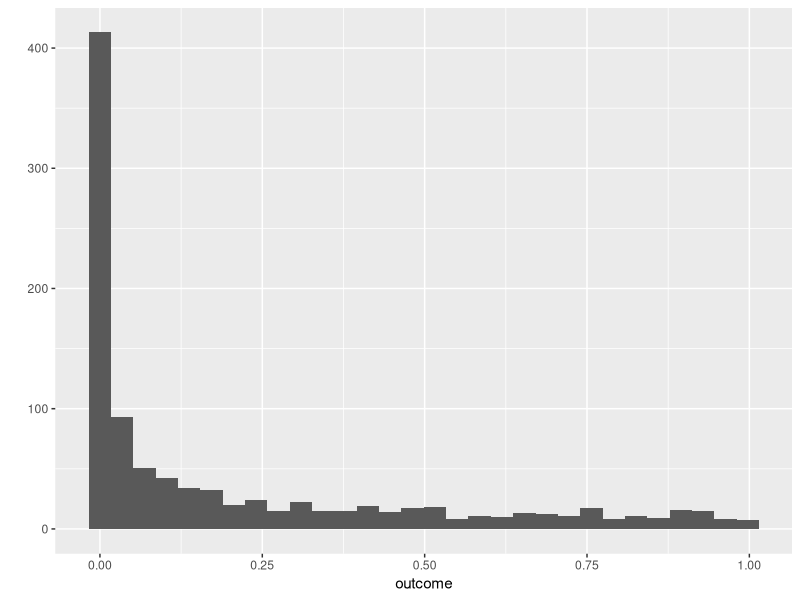
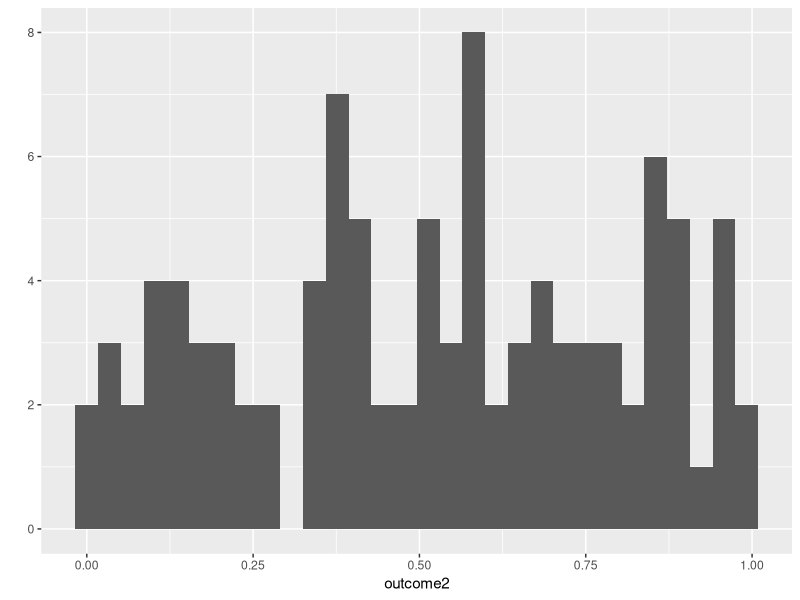

Write R code to recreate these figures, in order.
# Here we will use R to simulate some data, to show the pitfalls of ignoring clustered errors. 

# First we create a list called outcome, which will hold the result of each simulation. 
outcome <- list()

# We run a for loop, simulating the data 1000 times. 
for (i in 1:1000) {
  
  # We create a data frame where each individual is a member of a group of 30. Each group has some clustering
  # on the IV and the DV, represented by group_IV_error and group_DV_error. This represents participants within
  # the groups being more similar on these traits than they would be otherwise. 
  individual <- data.frame(groupcode = rep(1:30, each = 30), group_IV_error = rep(rnorm(30), each = 30),
                           group_DV_error = rep(rnorm(30), each = 30))
  
  # Now each individual is given their own score on the IV and the DV - this consists of their person-level
  # error, and the group-level error.
  individual$IV <- rnorm(900) + individual$group_IV_error
  individual$DV <- rnorm(900) + individual$group_DV_error 
  
  # Notice that we haven't simulated any link between the IV and the DV. The true value of the relationship
  # is zero. This is a good way to test whether a statistical model is giving the correct error rate. In theory,
  # only 5% of our p values should be below .05. 
  summary(lm(DV ~ IV, data = individual))
  
  # At the end of each loop, we fit a model and save the p value for IV.
  outcome[[i]] <- (summary(lm(DV ~ IV, data = individual))$coefficients["IV", 4])
}

# Now we take out p values out of list format and into a single vector using the unlist command
outcome <- unlist(outcome)

# We can use table to check the percentage of our p values that are less than .05. You should see that
# around 50% of the p values are less than .05, despite our null true effect. This corresponds to a 50%
# false positive rate.
table(outcome < .05)


require(ggplot2)

# We can also plot the p values to get a visual feel for this effect. 
qplot(outcome)


# Why does this happen? Well, because participants are clustered into groups, and share group-level errors.
# since there are only 30 group level errors for IV and DV in each simulation, it's easy for there to be
# a small spurious trend at the group level. Of course, since the N in that group-level regression would be
# 30, a regression that could see this would discount it. However, when we do a standard regression at level
# 1 and ignore the clustering, the model can't see those 30 shared errors, and instead sees 900 independent
# errors. If they mostly trend in the same direction (because of the shared group errors) the model will see it
# as unlikely and incorrectly reject Ho. 


# To address this problem, we can fit a multilevel model using lme4. Install the lme4 package if you haven't
# already, and load it with require. 
require(lme4)

# We'll also want to install and load lmerTest, which adds p values to lmer output (they're not printed 
# by default for fairly high-level reasons, which I'll discuss in class). 
install.packages('lmerTest')
require(lmerTest)

outcome2 <- list()

# We run a for loop, simulating the data 100 times - it takes longer to run multilevel models, since they're more
# complicated.
for (i in 1:100) {
  
  # We create a data frame where each individual is a member of a group of 30. Each group has some clustering
  # on the IV and the DV, represented by group_IV_error and group_DV_error. This represents participants within
  # the groups being more similar on these traits than they would be otherwise. 
  individual <- data.frame(groupcode = rep(1:30, each = 30), group_IV_error = rep(rnorm(30), each = 30),
                           group_DV_error = rep(rnorm(30), each = 30))
  
  # Now each individual is given their own score on the IV and the DV - this consists of their person-level
  # error, and the group-level error.
  individual$IV <- rnorm(900) + individual$group_IV_error
  individual$DV <- rnorm(900) + individual$group_DV_error 
  
  # Notice that we haven't simulated any link between the IV and the DV. The true value of the relationship
  # is zero. This is a good way to test whether a statistical model is giving the correct error rate. In theory,
  # only 5% of our p values should be below .05. 
  summary(lm(DV ~ IV, data = individual))
  
  # At the end of each loop, we fit a model and save the p value for IV. Here, instead of a linear model, 
  # we're properly fitting a multilevel model. 
  outcome2[[i]] <- coef(summary(lmer(DV ~ IV + (1|groupcode), data = individual)))['IV', 5]
}

# Now we take out p values out of list format and into a single vector using the unlist command
outcome2 <- unlist(outcome2)

# You should see that only 5% of the p values are now below .05, as it should be. 
table(outcome2 < .05)

# We can also plot the p values to get a visual feel for this effect. 
qplot(outcome2)
